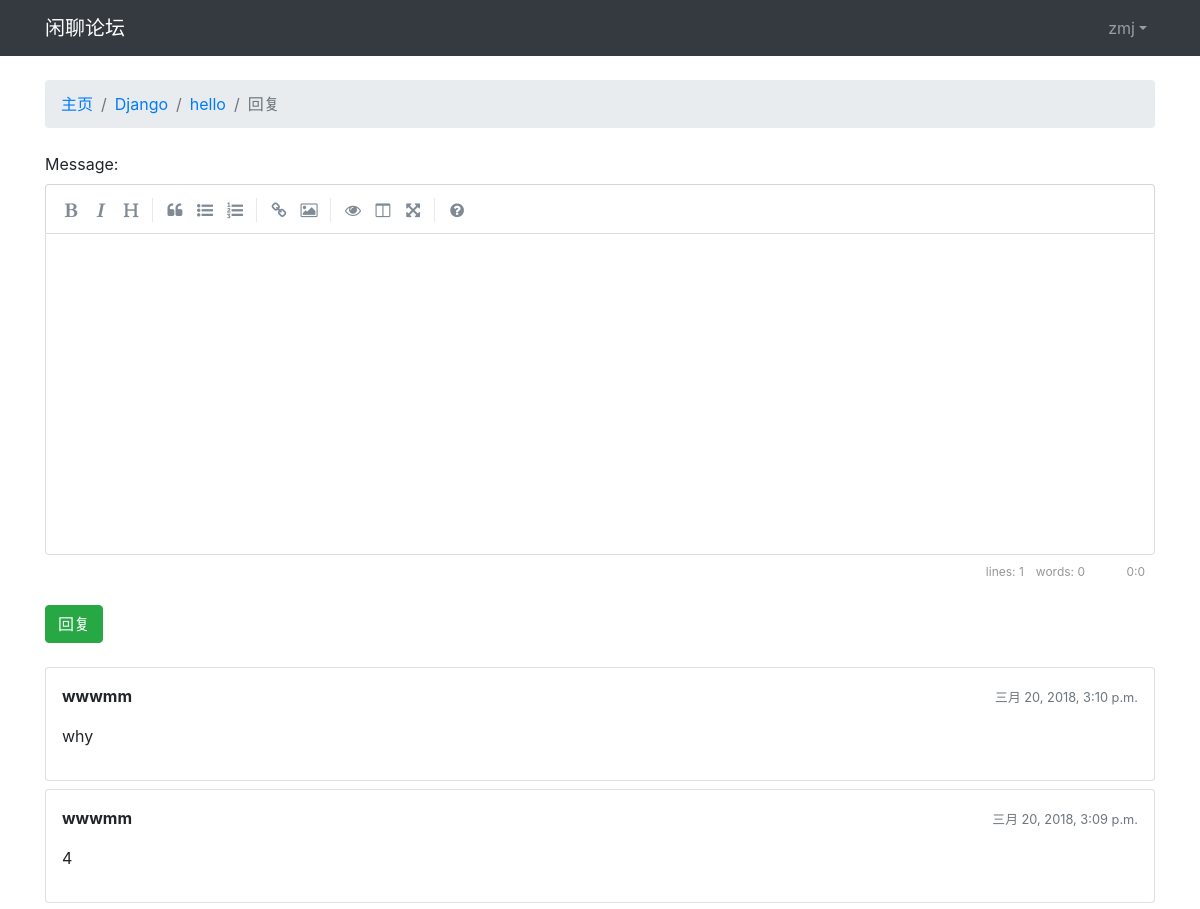
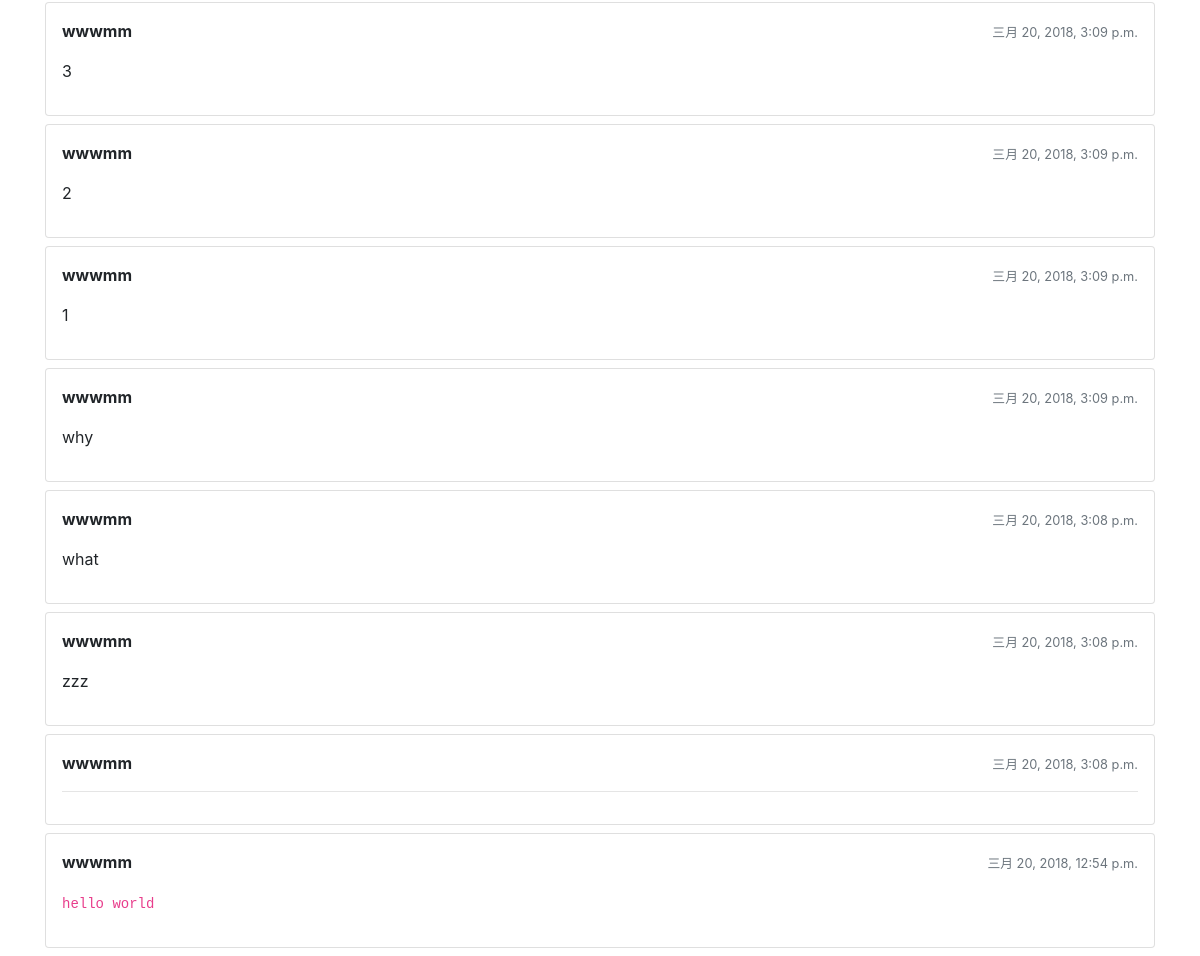
The app's page /boards/1/topics/125/reply/ (signed in), older data (2 pictures, top to bottom).
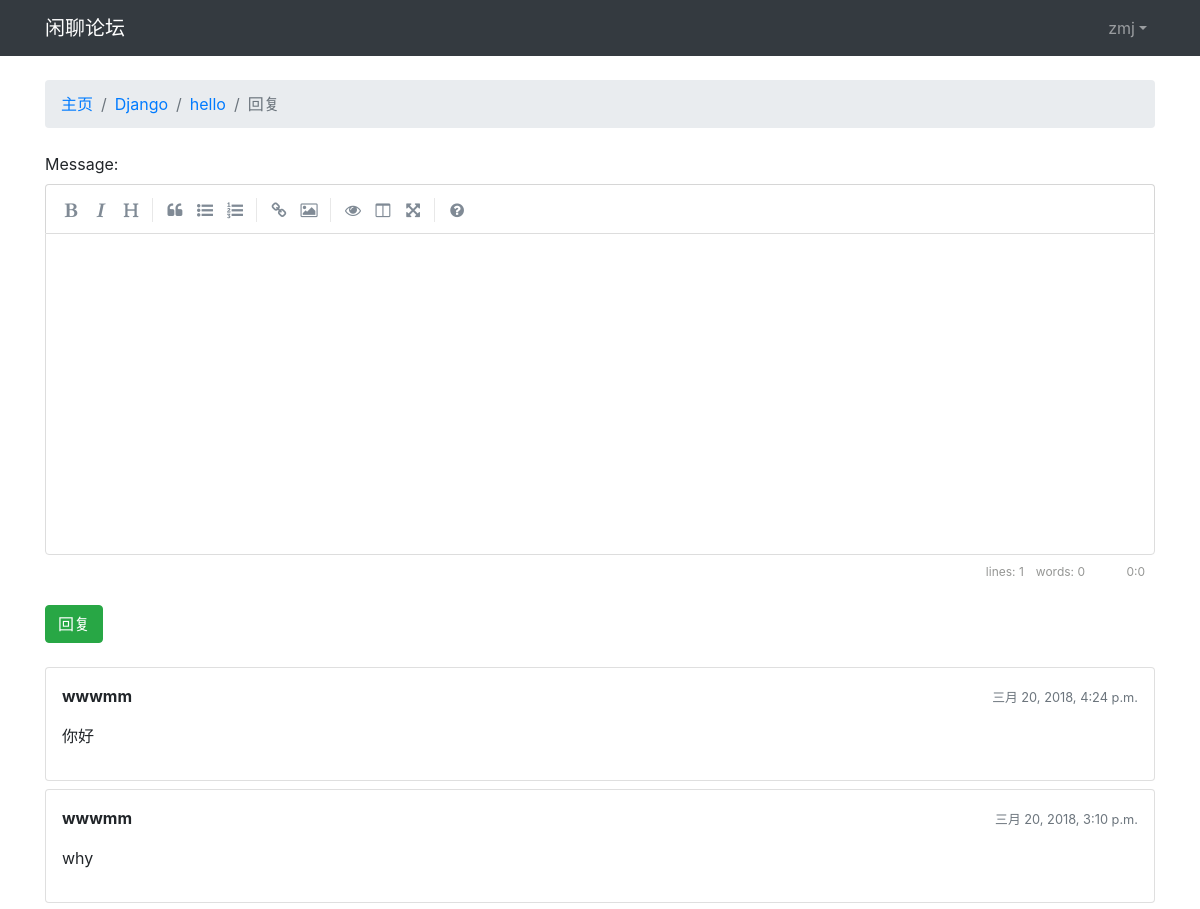
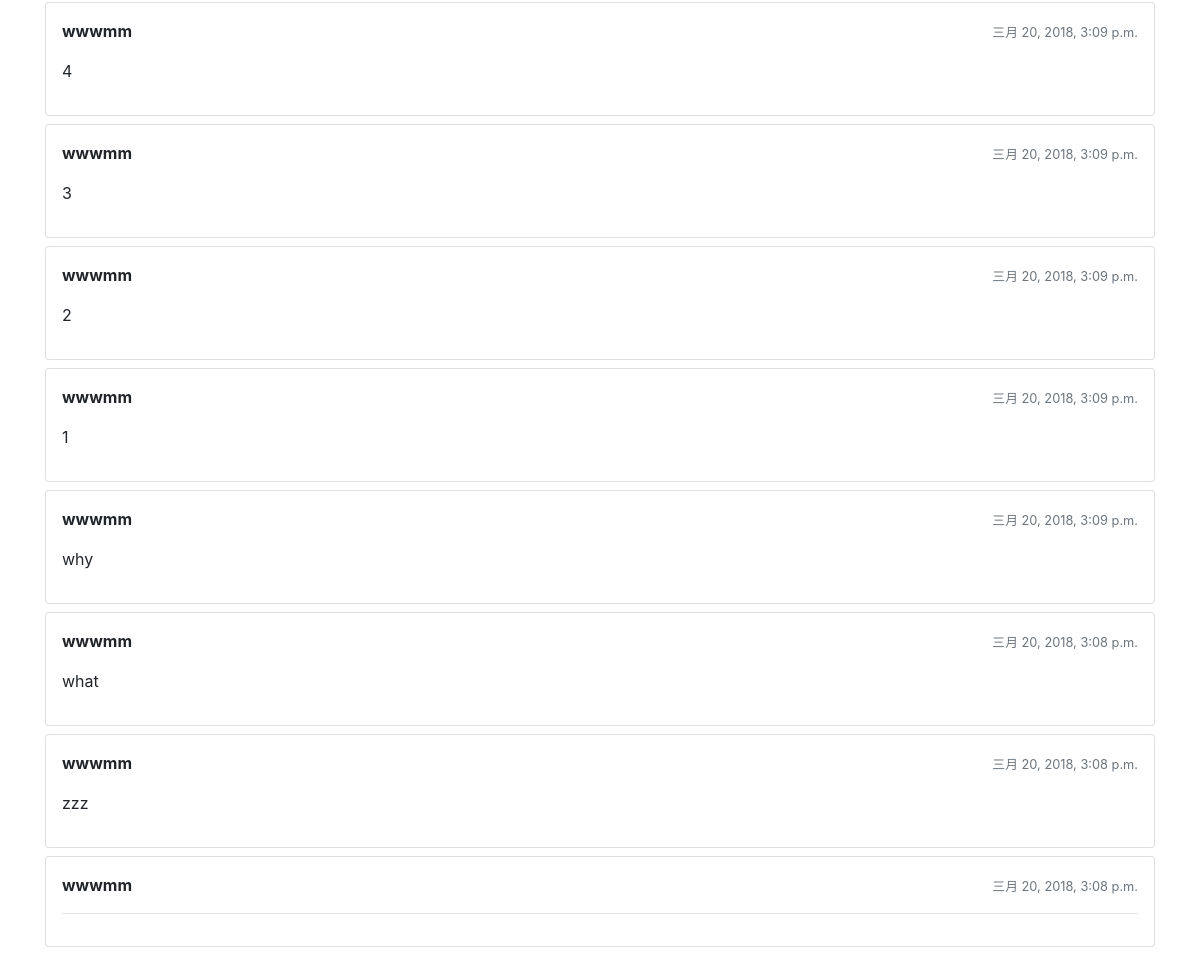
The same page, newer data (2 pictures, top to bottom).
### Board/models.py (models this page shows, shortened)
class Post(models.Model):
    message = models.TextField()
    created_at = models.DateTimeField(auto_now_add=True)
    updated_at = models.DateTimeField(null=True)
    topic = models.ForeignKey(Topic, related_name='posts', on_delete=models.CASCADE)
    created_by = models.ForeignKey(User, related_name='posts', on_delete=models.CASCADE)
    updated_by = models.ForeignKey(User, null=True, related_name='+', on_delete=models.CASCADE)
    def get_message_as_markdown(self):
        return mark_safe(markdown(self.message, safe_modo='escape'))

### Board/views.py (the view, shortened to what this page needs)
# urls.py: path('boards/<int:pk>/topics/<int:topic_pk>/reply/', views.reply_topic, name='reply_topic'),
@login_required
def reply_topic(req, pk, topic_pk):
    topic = get_object_or_404(Topic, board__pk=pk, pk=topic_pk)
    form = PostForm()
    return render(req, 'reply_topic.html', {'topic': topic, 'form': form})

### Board/forms.py
class PostForm(forms.ModelForm):
    class Meta:
        model = Post
        fields = ['message', ]

### Board/models.py (called while the page is built)
    def get_last_ten_posts(self):
        return self.posts.order_by('-created_at')[:10]

### Board/templatetags/form_tags.py (called while the page is built)
@register.filter
def input_class(bound_field):
    css_class = ''
    if bound_field.form.is_bound:
        if bound_field.errors:
            css_class = 'is-invalid'
        elif field_type(bound_field) != 'PasswordInput':
            css_class = 'is-valid'
    return 'form-control {0}'.format(css_class)  # 需要去文件中将返回值加str

### templates/reply_topic.html (shortened to what this page needs)
{% extends 'base.html' %}
{% load static %}
{% block stylesheet %}
    <link rel="stylesheet" href="{% static 'css/simplemde.min.css' %}">
{% endblock %}
{% block breadcrumb %}
    <li class="breadcrumb-item"><a href="{% url 'home' %}">主页</a></li>
    <li class="breadcrumb-item"><a href="{% url 'board_topics' topic.board.pk %}">{{ topic.board.name }}</a></li>
    <li class="breadcrumb-item"><a href="{% url 'topic_posts' topic.board.pk topic.pk %}">{{ topic.subject }}</a></li>
    <li class="breadcrumb-item active">回复</li>
{% endblock %}
{% block content %}
    <form method="post" class="mb-4" novalidate>
        {% include 'includes/form.html' %}
        <input type="submit" value="回复" class="btn btn-success">
    </form>
    {% for post in topic.get_last_ten_posts %}
        <div class="card mb-2">
            <div class="card-body p-3">
                <div class="row mb-3">
                    <div class="col-6">
                        <strong class="test-muted">{{ post.created_by.username }}</strong>
                    </div>
                    <div class="col-6 text-right">
                        <small class="text-muted">{{ post.created_at }}</small>
                    </div>
                </div>
                {{ post.get_message_as_markdown }}
            </div>
        </div>
    {% endfor %}
{% endblock %}

Row changes from the older to the newer data that the page shows:
no longer on this page (row unchanged): Post: created_by.username "wwwmm", created_at "三月 20, 2018, 12:54 p.m.", get_message_as_markdown "hello world"
added Post: created_by.username "wwwmm", created_at "三月 20, 2018, 4:24 p.m.", get_message_as_markdown "你好"
